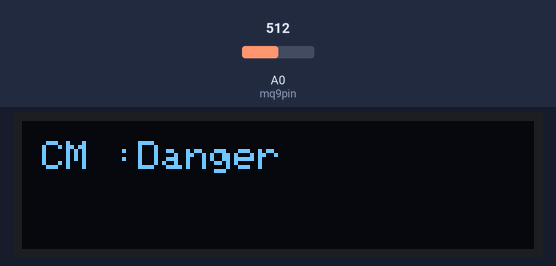
Simulated run of this sketch. Board: Arduino Uno, built with avr-gcc and run on an emulated ATmega328P. On the bench: 128×32 one-colour display. The inputs (shaded band) are chosen by the test bench; at power-on: A0 (mq9pin) = 512. What the sketch prints to the serial monitor is not drawn.

Above: at 1.2 s.
1.3 s: A0 (mq9pin) set to 154
4.3 s: A0 (mq9pin) set to 141
At 4.9 s:
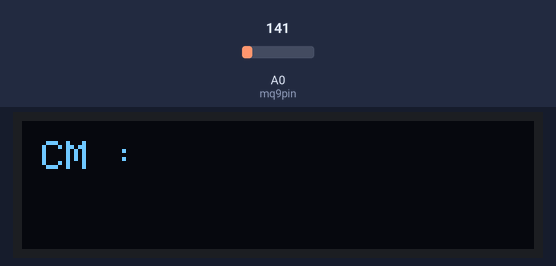
5.8 s: A0 (mq9pin) set to 122
At 7.0 s:
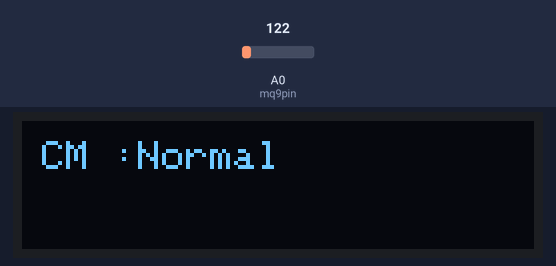
7.3 s: A0 (mq9pin) set to 150
At 8.3 s:
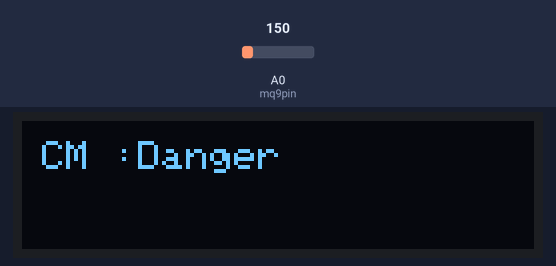
8.8 s: A0 (mq9pin) set to 131
At 9.6 s:
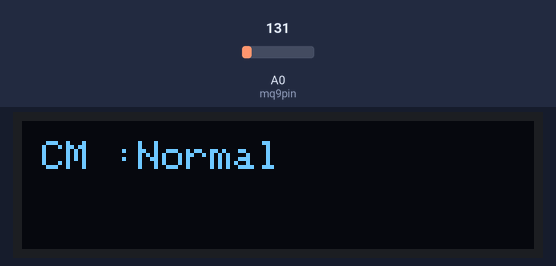
Timing chart, 0 to 11.3 s (numbered marks = the images above; inputs shaded):
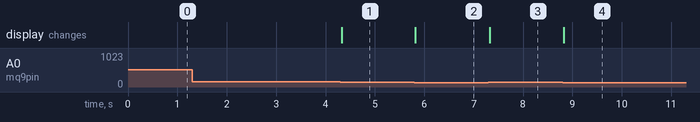

Measured:
- the behaviour switches between 142 and 141 on A0 (mq9pin) (found by bisection; images 0 and 1)
- after the input at 1.3 s, every drawn part: stays the same
- after the input at 4.3 s, the display: changes at once (image 1)
- after the input at 5.8 s, the display: changes at once (image 2)
- after the input at 7.3 s, the display: changes at once (image 3)
- after the input at 8.8 s, the display: changes at once (image 4)

The sketch:

mq5_dht22_oled.ino
```cpp
#include <SPI.h>
#include <Wire.h>
#include <Adafruit_GFX.h>
#include <Adafruit_SSD1306.h>
#define SCREEN_WIDTH 128 // OLED display width, in pixels
#define SCREEN_HEIGHT 32 // OLED display height, in pixels

#define mq9pin A0

#define OLED_RESET     4 // Reset pin # (or -1 if sharing Arduino reset pin)
Adafruit_SSD1306 display(SCREEN_WIDTH, SCREEN_HEIGHT, &Wire, OLED_RESET);


void setup() {


  Serial.begin(9600);
  if (!display.begin(SSD1306_SWITCHCAPVCC, 0x3C)) { // Address 0x3C for 128x32
    Serial.println(F("SSD1306 allocation failed"));
    for (;;); // Don't proceed, loop forever
  }


}

void loop() {
  int t = analogRead(mq9pin);
  // put your main code here, to run repeatedly:
  display.clearDisplay();

  display.setTextSize(1);      // Normal 1:1 pixel scale
  display.setTextColor(WHITE); // Draw white text
  display.setCursor(5, 5);     // Start at top-left corner
  display.cp437(true);         // Use full 256 char 'Code Page 437' font
  display.print("CM :");
  if (t < 140) {
    display.print("Normal");

  }
  else if (t > 141) {
    display.print("Danger");


  }

  display.display();
  Serial.print("CM");

  Serial.print(":");
if (t < 140) {
    Serial.print("Normal");

  }
  else if (t > 141) {
    Serial.print("Danger");


  }
  Serial.println("  ");


}
```
